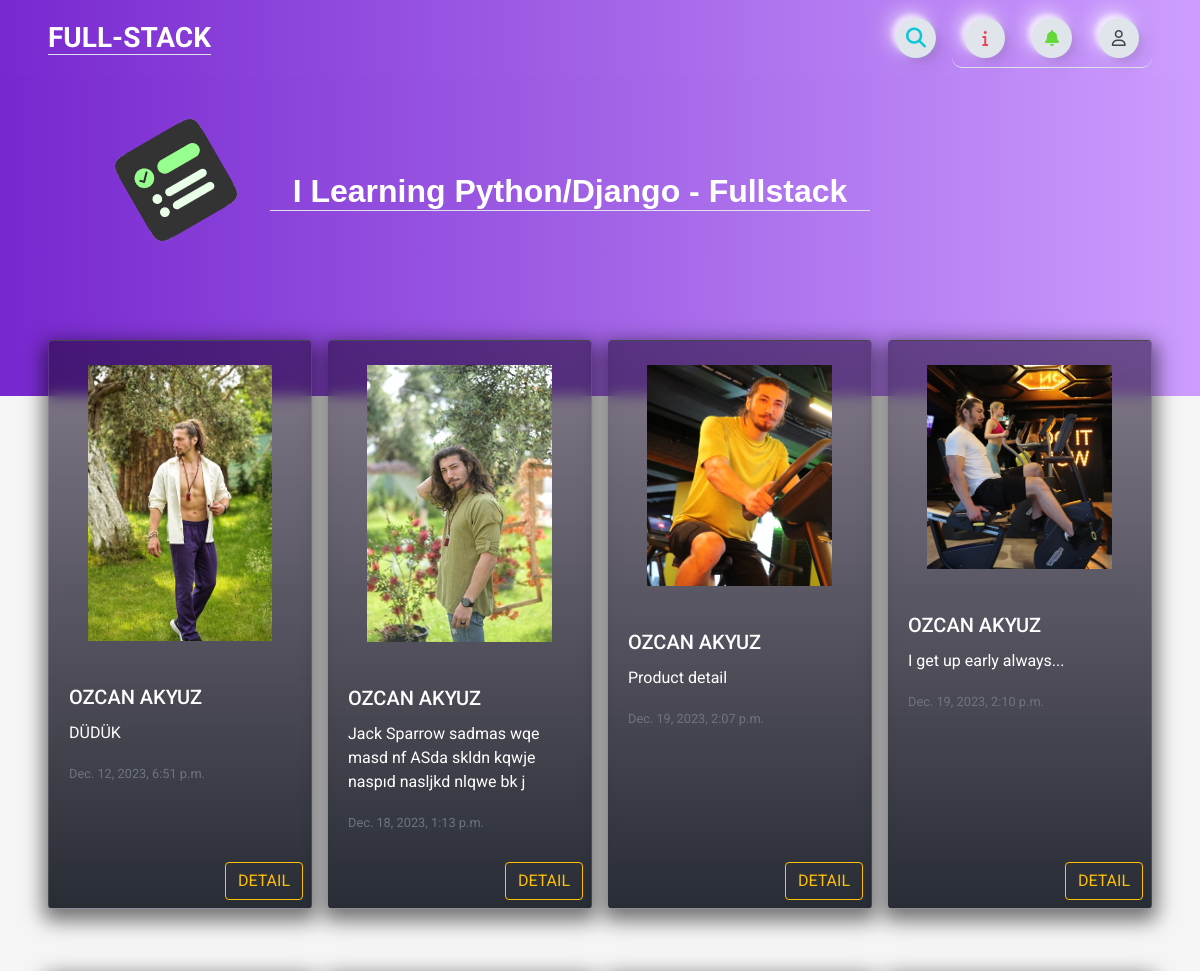
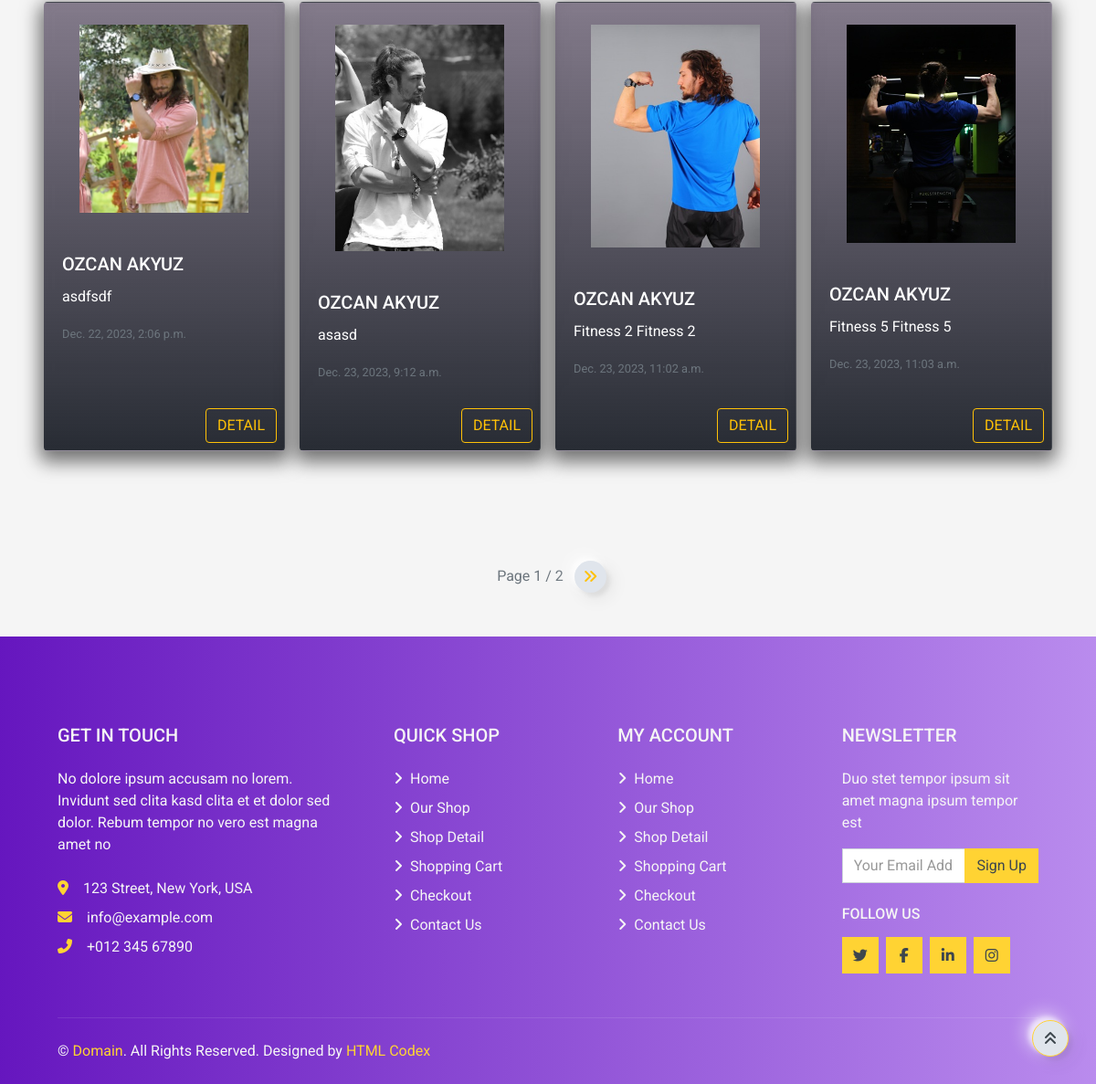
The page / on the database its author committed (2 pictures, top to bottom).
### home/models.py (models this page shows, shortened)
class Post(models.Model):
    STATUS = (('New', 'New'),('True', 'True'),('False', 'False'))
    id = models.AutoField(primary_key=True)
    title = models.CharField(max_length=200)
    user = models.ForeignKey(User, on_delete=models.CASCADE)
    content = models.TextField()
    create_at = models.DateTimeField(auto_now_add=True)
    status = models.CharField(max_length=5, choices=STATUS, default='New')
    image = models.ImageField(upload_to='images/')
    def image_tag(self):
        if self.image:
            return mark_safe('<img src="%s" width="50" height="50" />' % self.image.url)
        return None
    image_tag.short_description = 'Image Preview'

### home/views.py (the view, shortened to what this page needs)
# urls.py: path("", views.index, name="index"),
def index(request):
    if request.user.is_authenticated:
        posts = Post.objects.filter(status=True)
        paginator = Paginator(posts, 8)
        page_number = request.GET.get('page')
        try:
            page_obj = paginator.get_page(page_number)
        except PageNotAnInteger:
            page_obj = paginator.page(1)
        except EmptyPage:
            page_obj = paginator.page(paginator.num_pages)
        current_user = request.user
        profile = UserProfile.objects.get(user_id=current_user.pk)
        posts = Post.objects.filter(status='True')
        login_form = LoginForm()
        signup_form = SignUpForm()
        context = {'login_form': login_form,
                   'signup_form': signup_form,
                    'profile': profile,
                    'page_obj': page_obj,
                    'page': 'Home',}
        return render(request, 'index.html', context)
    else:
        posts = Post.objects.filter(status=True)
        paginator = Paginator(posts, 8)
        page_number = request.GET.get('page')
        try:
            page_obj = paginator.get_page(page_number)
        except PageNotAnInteger:
            page_obj = paginator.page(1)
        except EmptyPage:
            page_obj = paginator.page(paginator.num_pages)
        login_form = LoginForm()
        signup_form = SignUpForm()
        context = {'login_form': login_form,
                   'signup_form': signup_form,
                   'page_obj': page_obj,
                   'page': 'Home',}
        return render(request, 'index.html', context)

### home/forms.py (shortened to what this page needs)
class LoginForm(forms.Form):
    username = forms.CharField(max_length=100)
    password = forms.CharField(widget=forms.PasswordInput())

class SignUpForm(UserCreationForm):
    first_name = forms.CharField(max_length=30)
    last_name = forms.CharField(max_length=30)
    username = forms.CharField(max_length=30)
    email = forms.EmailField(max_length=30)
    password = forms.CharField(widget=forms.PasswordInput())
    class Meta:
        model = User
        fields =('first_name','last_name','username','email','password')
    def __init__(self, *args, **kwargs):
        super().__init__(*args, **kwargs)
        self.fields.pop('password2')

### home/templates/index.html (shortened to what this page needs)
{% extends 'base.html' %}
{% load static %}
{% block body %} {% include 'content.html' %}  {% endblock %}

### home/templates/content.html (shortened to what this page needs)
{% load static %}
{% include 'header.html' %}
{% block body %}
<div class="card-group mt-3 mx-5" style="gap: 1rem;">
  {% for post in page_obj %}
    <div class="card align-items-center rounded my-4">
      {% if post.image %}
      <img src="{{ post.image.url }}" class="card-img-top py-4 w-75" alt="...">
      {% else %}
      <img src="{% static 'img/cat-6.jpg' %}" class="card-img-top py-4 w-75" alt="...">
      {% endif %}
      <div class="card-body w-100">
        <h5 class="card-title" id="card-user">{{ post.user.get_full_name }}</h5>
        <p class="card-text" id="card-content">{{ post.content }}</p>
        <p class="card-text" id="card-create"><small class="text-muted">{{ post.create_at }}</small></p>
      </div>
      <div class="text-right w-100 p-2">
        <a class="btn btn-outline-warning rounded align-items-center hidden-arrow" id="card-detail" href="/post_detail/{{post.id}}">DETAIL</a>
      </div>
    </div>
  {% endfor %}
</div>
<div class="pagination justify-content-center">
  <span class="step-links">
      <span class="current mx-2">
          Page {{ page_obj.number }} / {{ page_obj.paginator.num_pages }}
      </span>
      {% if page_obj.has_next %}
          <a class="btn btnnavbar text-warning" style="display: inline-flex; width: 35px !important; height: 35px !important;" href="?page={{ page_obj.paginator.num_pages }}"><i class="fa fa-angle-double-right"></i>
          </a>
      {% endif %}
  </span>
</div>
{% endblock %}

### home/static/css/main.css (style rules this page uses)
.btnnavbar { height: 40px; width: 40px; border-radius: 150px; background: #e0e5ec; display: flex; flex-direction: column; justify-content: center; align-items: center; -webkit-tap-highlight-color:rgba(0,0,0,0); -webkit-tap-highlight-color:transparent; box-shadow: -7px -7px 20px #fff9, -4px -4px 5px 0px #fff9, 7px 7px 20px 0px #0001, 4px 4px 5px 0px #0001, inset 0px 0px 0px 0px #fff9, inset 0px 0px 0px 0px #0001, inset 0px 0px 0px 0px #fff9, inset 0px 0px 0px 0px #0001 ; transition: box-shadow 0.5s cubic-bezier(0.79,0.21,0.06,0.81); font-size: 16px; color: rgba(42,52,84,1); }
div > img { max-width: 12rem; }
.card-group img { border-radius: .5rem; max-width: 70%; }
.card-group .card-body .card-title { color: #fff; }
.card-group { position: relative; bottom: 6rem; display: grid; grid-template-columns: repeat(4,1fr); color: #fff; }

### rows shown on the page
Post: image (picture), user.get_full_name "OZCAN AKYUZ", content "DÜDÜK", create_at "Dec. 12, 2023, 6:51 p.m."
Post: image (picture), user.get_full_name "OZCAN AKYUZ", content "Jack Sparrow sadmas wqe masd nf ASda skldn kqwje naspıd nasljkd nlqwe bk j", create_at "Dec. 18, 2023, 1:13 p.m."
Post: image (picture), user.get_full_name "OZCAN AKYUZ", content "Product detail", create_at "Dec. 19, 2023, 2:07 p.m."
Post: image (picture), user.get_full_name "OZCAN AKYUZ", content "I get up early always...", create_at "Dec. 19, 2023, 2:10 p.m."
Post: image (picture), user.get_full_name "OZCAN AKYUZ", content "asdfsdf", create_at "Dec. 22, 2023, 2:06 p.m."
Post: image (picture), user.get_full_name "OZCAN AKYUZ", content "asasd", create_at "Dec. 23, 2023, 9:12 a.m."
Post: image (picture), user.get_full_name "OZCAN AKYUZ", content "Fitness 2 Fitness 2", create_at "Dec. 23, 2023, 11:02 a.m."
Post: image (picture), user.get_full_name "OZCAN AKYUZ", content "Fitness 5 Fitness 5", create_at "Dec. 23, 2023, 11:03 a.m."

### other values the page prints
{{ page_obj.number }} "1"
{{ page_obj.paginator.num_pages }} "2"
